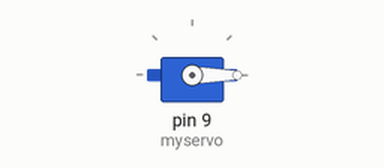
Bench run of a sketch on a simulated Arduino Uno, built with avr-gcc and run on an emulated ATmega328P. Parts: servo.

Above: at 0.05 s.
At 2.1 s:
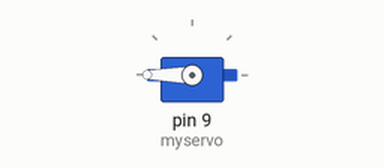
At 4.15 s:
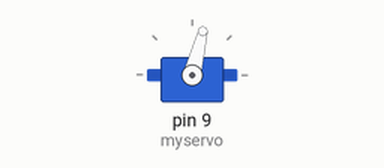
At 8.25 s:
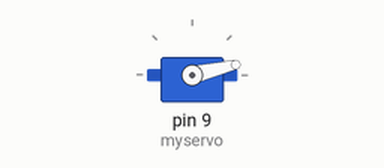
Timing chart, 0 to 11.0 s (numbered marks = the images above):
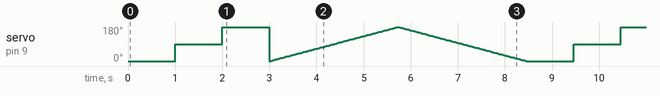

Measured:
- by itself, servo on pin 9 (myservo): moves between 0° and 180°, repeating every 8.5 s

The sketch:

Servo_motors_1.ino
```cpp
#include <Servo.h>
Servo myservo;

void setup(){
  myservo.attach(9);

}
void loop(){
  myservo.write(0);
  delay(1000);
  myservo.write(90);
  delay(1000);
  myservo.write(180);
  delay(1000);

  for(int pos=0; pos<=180; pos++){
    myservo.write(pos);
    delay(15);
  }

  for(int pos=180; pos>=0; pos--){
    myservo.write(pos);
    delay(15);
  }
}
```
